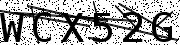
#> input picture Python/download/0.png, 180 x 45 px, found by its file name; its folder holds only this picture in this run
$ python noisereduce.py
#> lines starting #> are read from the running program, lines starting #| are printed output that depends on the picture
from PIL import Image
import os
if not os.path.exists("captchas"):
    os.mkdir("captchas")
for i in range(0,100):
    im=Image.open("download\\"+str(i)+".png")
#> im is the input picture: PIL image 180x45 RGB; min 0, max 255, mean 166
    pix=im.load()
    for y in range(1,44):
        for x in range(1,179):
            if pix[x,y-1]==(255,255,255) and pix[x,y]==(0,0,0) and pix[x,y+1]==(255,255,255):
                pix[x,y]=(255,255,255)
            if pix[x-1,y]==(255,255,255) and pix[x,y]==(0,0,0) and pix[x+1,y]==(255,255,255):
                pix[x,y]=(255,255,255)
            if pix[x,y]!=(255,255,255) and pix[x,y]!=(0,0,0):
                pix[x,y]=(255,255,255)
    im.save("captchas\\"+str(i)+".png")
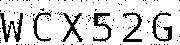
#> saved as 0.png: PIL image 180x45 RGB; min 0, max 255, mean 213
#> (the run stopped early here; a loop or call above may not have finished)
